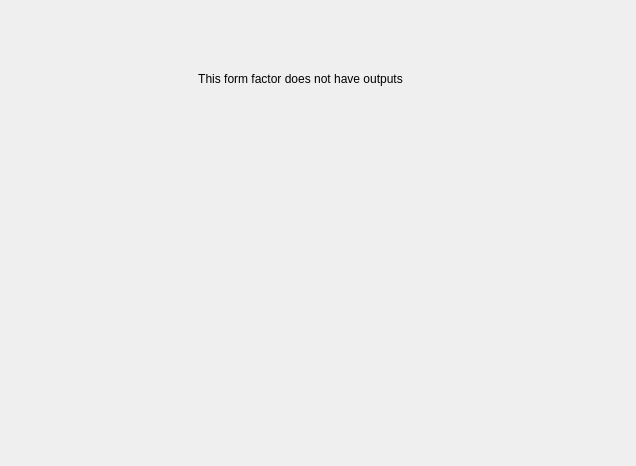
<?xml version="1.0" encoding="UTF-8"?>
<ui version="4.0">
 <class>Form</class>
 <widget class="QWidget" name="Form">
  <property name="geometry">
   <rect>
    <x>0</x>
    <y>0</y>
    <width>636</width>
    <height>466</height>
   </rect>
  </property>
  <property name="windowTitle">
   <string>Form</string>
  </property>
  <widget class="QLabel" name="label">
   <property name="geometry">
    <rect>
     <x>170</x>
     <y>70</y>
     <width>261</width>
     <height>17</height>
    </rect>
   </property>
   <property name="text">
    <string>This form factor does not have outputs</string>
   </property>
   <property name="alignment">
    <set>Qt::AlignCenter</set>
   </property>
  </widget>
 </widget>
 <resources/>
 <connections/>
</ui>
